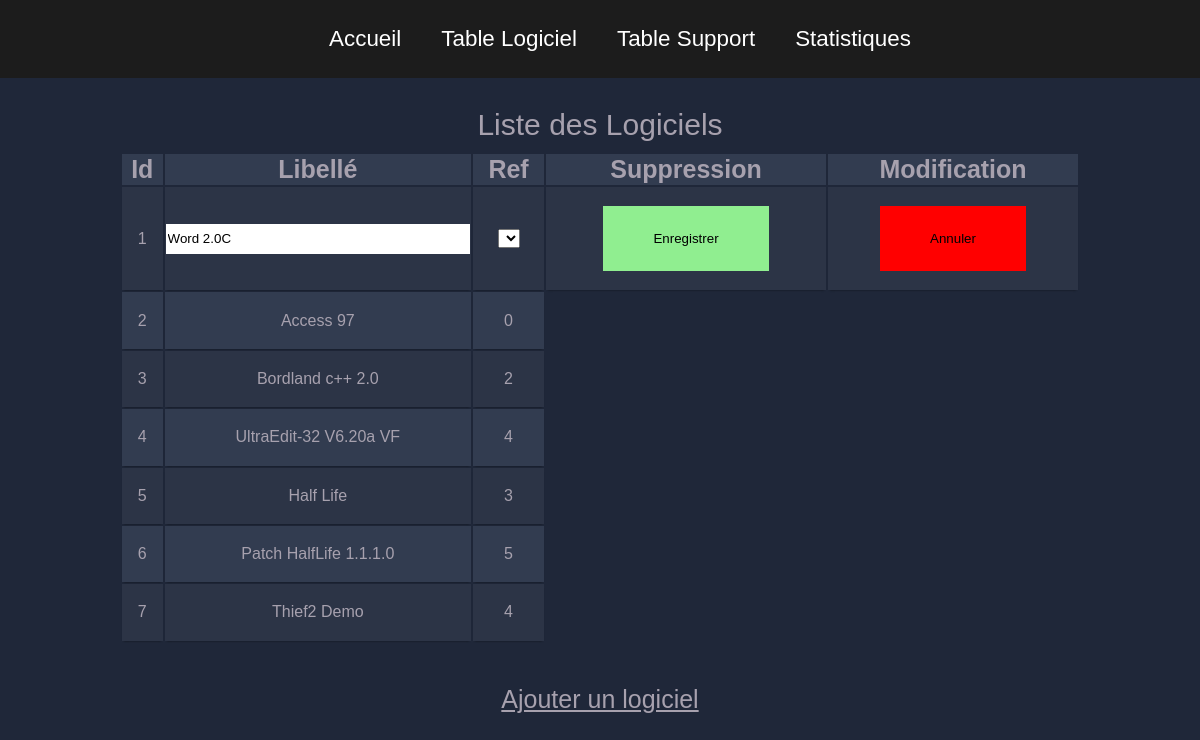
Page /logiciel.php?option=UPDATE1&IdL=1 on the committed database.
### tables this page shows
CREATE TABLE tlogiciel
(	IdL		  INT		NOT NULL 	PRIMARY KEY	AUTO_INCREMENT,
	LibelleL  CHAR( 100 )	NOT NULL ,
    Ref       INT NOT NULL ,

    FOREIGN KEY (Ref) REFERENCES Tsupport(IdS) ON DELETE CASCADE

);

### logiciel.php (the view, shortened to what this page needs)
<html>
<head>
  <link rel="stylesheet" type="text/css" href="stylecons.css">
</head>
<body>
  <nav>
   <ul class="menu">
    <li><a class="aaa" href="index.php">Accueil</a></li>
    <li><a class="aaa" href="logiciel.php">Table Logiciel</a></li>
    <li><a class="aaa" href="support.php">Table Support</a></li>
    <li><a class="aaa" href="stats.php">Statistiques</a></li>
  </ul>
</nav>
<head><center>
  <?php
  function  ConsulterBD ()
  {
global $option ;
if (  ($option == 'delete') or ($option == 'UPDATE1') )
  $IdCourant = $_GET['IdL'];
else  $IdCourant = -1 ;
echo "<br><br><br><br><br><br>";
echo "<center>" ;
echo "<table class='container'>" ;
echo "<caption>Liste des Logiciels</caption>  ";
echo "<tr> <th>Id</th> <th>Libellé</th><th>Ref</th><th>Suppression</th> <th>Modification</th> </tr>" ;
$DataBase = mysqli_connect ( "localhost" , "root" , "" ) ;
mysqli_select_db ( $DataBase, "bdppe" ) ;
$Requete = "Select * From tlogiciel ;" ;
$Resultat = mysqli_query ( $DataBase, $Requete )  or  die(mysqli_error($DataBase) ) ;
while (  $ligne = mysqli_fetch_array($Resultat)  )
{
  echo "<tr>\n" ;
  echo "<td align=center>" . $ligne['IdL']        . "</td>\n" ;
  if (  ($option == 'UPDATE1') )
  {
    if ( $IdCourant == $ligne['IdL'] )
    {
      echo "<form action='logiciel.php'>";
      echo "<td><INPUT class='inpt' TYPE=TEXT NAME='LibelleL' Value='" . $ligne['LibelleL'] . "'></td>\n" ;
      echo "<td><SELECT name='IdS'>";
      Function liste(){
        $DataBase = mysqli_connect ( "localhost" , "root" , "" ) ;
        mysqli_select_db ( $DataBase, "bdppe" ) ;
        $Requete2 = "Select IdS From tsupport ;";
        $Resultat2 = mysqli_query ( $DataBase, $Requete2 , MYSQLI_USE_RESULT )  or  die(mysql_error() ) ;
        while (  $ligne = mysqli_fetch_array($Resultat2,MYSQLI_ASSOC)  )
        {
          echo "<option name='IdS'>".$ligne['IdS']."</option>";
        }
      }
      liste();
      echo "</SELECT></td>";
    }
    else
     {
   echo "<td>" . $ligne['LibelleL']    . "</td>\n" ;
   echo "<td>" . $ligne['Ref'] . "</td>\n" ;
 }
}
else
     {
   echo "<td>" . $ligne['LibelleL']    . "</td>\n" ;
   echo "<td>" . $ligne['Ref'] . "</td>\n" ;
 }
 if (  ($option == 'delete') )
 {
  if ( $IdCourant == $ligne['IdL'] )
  {
    echo "<td><A HREF='logiciel.php?option=delete2&IdL=" . $ligne['IdL'] . "'><button>Confirmer</button></A></td>";
    echo "<td><A HREF='logiciel.php'><button class='annul'>Annuler</A>";
    echo "</td>\n" ;
  }
}
else if (  ($option == 'UPDATE1') )
{
  if ( $IdCourant == $ligne['IdL'] )
  {
    echo "<td><INPUT TYPE=HIDDEN Name='option' Value='modif'>";
    echo "<INPUT TYPE=HIDDEN Name='IdL' Value='".$ligne['IdL']."'>
    <INPUT class='btnn' TYPE=submit Value='Enregistrer'>";
    echo "</form></td>";
    echo "<td><A HREF='logiciel.php'><button class='annul'>Annuler</button></A>";
    echo "</td>\n" ;
  }
}
else
  { echo "<td>" ."<a class='idsupp'  href='logiciel.php?option=delete&IdL=".$ligne['IdL']."'>Supprimer</a>". "</td>\n";
echo "<td>" ."<a class='idmodif' href='logiciel.php?option=UPDATE1&IdL=".$ligne['IdL']."'>Modifier</a>". "</td>\n";
}
echo "</tr>\n" ;
}
echo "</table>" ;
echo "<br>" ;
echo "</center>" ;
}
if (count($_GET) !=0)
{
  if (isset($_GET['option']))
  {
    $option = $_GET['option'] ;
  }
}
ConsulterBD();
?>
<a class="aa" href="ajouterlogiciel.php">Ajouter un logiciel</a>
</center>
<br><br>
</BODY>
</HTML>

### stylecons.css (style rules this page uses)
body { color:#A7A1AE; background-color:#1F2739; margin: 0; font-family:"Lucida Sans Unicode", "Lucida Grande", sans-serif; }
td { height: 30px; text-align: center; font-size: 20px; font-family: "montserrat",sans-serif; }
caption { padding-bottom: 10px; font-size: 30px; }
.container td { font-weight: normal; font-size: 1em; -webkit-box-shadow: 0 2px 2px -2px #0E1119; -moz-box-shadow: 0 2px 2px -2px #0E1119; box-shadow: 0 2px 2px -2px #0E1119; }
.container { overflow: hidden; width: 80%; margin: 0 auto; display: table; margin-bottom: 2%; }
.container th { font-size: 25px; }
.container td { padding-bottom: 2%; padding-top: 2%; }
.container tr:nth-child(odd) { background-color: #323C50; }
.container tr:nth-child(even) { background-color: #2C3446; }
a { color: #111; transition: 0.5s; }
.aa { font-size: 25px; color: #A7A1AE; }
ul { display: flex; flex-wrap: wrap; justify-content: center; }
li { padding: 10px 20px; font-size: 140%; display: inline-block; width: auto; }
nav { z-index: 1000; position: fixed; width: 100%; background-color: #1c1c1c; height: auto; }
.aaa { color: white; text-decoration: none ; }
input[type=text] { margin-top: 10px; display: block; margin-bottom: 10px; }
.inpt { width: 100%; height: 30px; background-color: white; border: none; }
.btnn { padding: 25px 50px; border: 0; background: #90EE90; color: black; cursor: pointer; transition: 0.5s; }
button { padding: 25px 50px; border: 0; background: #90EE90; color: black; cursor: pointer; transition: 0.5s; }
.annul { padding: 25px 50px; border: 0; background: red; color: black; cursor: pointer; transition: 0.5s; }
select { width: auto; }

### rows in the picture
tlogiciel: IdL "1", LibelleL "Word 2.0C"
tlogiciel: IdL "2", LibelleL "Access 97", Ref "0"
tlogiciel: IdL "3", LibelleL "Bordland c++ 2.0", Ref "2"
tlogiciel: IdL "4", LibelleL "UltraEdit-32 V6.20a VF", Ref "4"
tlogiciel: IdL "5", LibelleL "Half Life", Ref "3"
tlogiciel: IdL "6", LibelleL "Patch HalfLife 1.1.1.0", Ref "5"
tlogiciel: IdL "7", LibelleL "Thief2 Demo", Ref "4"
